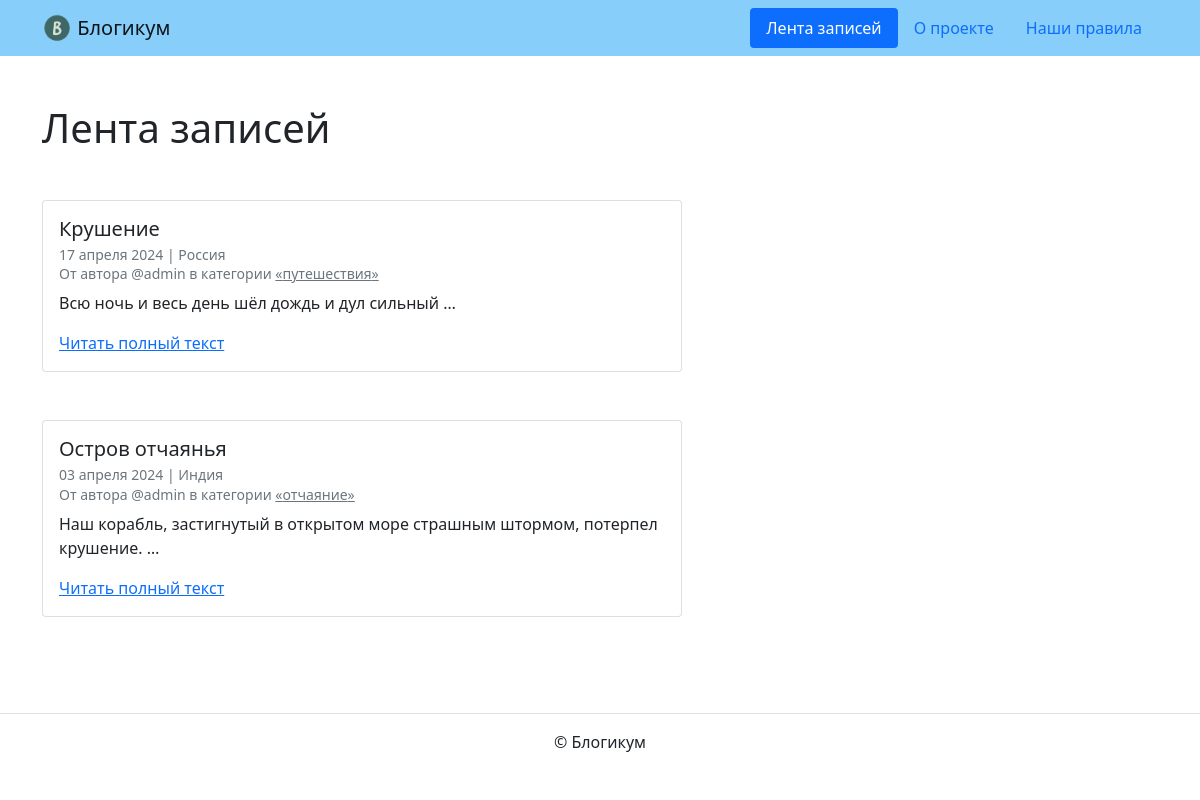
The page / on the database its author committed.
### blog/models.py (models this page shows, shortened)
class PublishedModel(models.Model):
    is_published = models.BooleanField(default=True,
                                       verbose_name='Опубликовано',
                                       help_text=(
                                           'Снимите галочку, '
                                           'чтобы скрыть публикацию.'
                                       ))
    created_at = models.DateTimeField(auto_now_add=True,
                                      verbose_name='Добавлено')
    class Meta:
        abstract = True

class Post(PublishedModel):
    title = models.CharField(max_length=MAX_TITLE_LENGTH,
                             verbose_name='Заголовок')
    text = models.TextField(verbose_name='Текст')
    pub_date = models.DateTimeField(verbose_name='Дата и время публикации',
                                    help_text=(
                                        'Если установить дату и время '
                                        'в будущем — можно делать '
                                        'отложенные публикации.'
                                    ))
    author = models.ForeignKey(User,
                               on_delete=models.CASCADE,
                               verbose_name='Автор публикации')
    location = models.ForeignKey(Location,
                                 on_delete=models.SET_NULL,
                                 null=True,
                                 verbose_name='Местоположение')
    category = models.ForeignKey(Category,
                                 on_delete=models.SET_NULL,
                                 null=True,
                                 verbose_name='Категория')
    class Meta:
        verbose_name = 'публикация'
        verbose_name_plural = 'Публикации'

class Location(PublishedModel):
    name = models.CharField(max_length=MAX_TITLE_LENGTH,
                            verbose_name='Название места')
    class Meta:
        verbose_name = 'местоположение'
        verbose_name_plural = 'Местоположения'

class Category(PublishedModel):
    title = models.CharField(max_length=MAX_TITLE_LENGTH,
                             verbose_name='Заголовок')
    description = models.TextField(verbose_name='Описание')
    slug = models.SlugField(unique=True,
                            verbose_name='Идентификатор',
                            help_text=(
                                'Идентификатор страницы для URL; '
                                'разрешены символы латиницы, '
                                'цифры, дефис и подчёркивание.'
                            ))
    class Meta:
        verbose_name = 'категория'
        verbose_name_plural = 'Категории'

### blog/views.py (the view)
# urls.py: path('', views.index, name='index'),
def index(request):
    post_list = get_published_posts()[:5]
    return render(request, 'blog/index.html', {'post_list': post_list})

### blog/utils.py (called while the page is built)
def get_published_posts():
    return Post.objects.filter(
        pub_date__lte=timezone.now(),
        is_published=True,
        category__is_published=True
    ).order_by('-pub_date')

### templates/blog/index.html (shortened to what this page needs)
{% extends "base.html" %}
{% block content %}
  <h1 class="mb-5">Лента записей</h1>
  {% for post in post_list %}
    <article class="mb-5">
      {% include "includes/post_card.html" %}
    </article>
  {% endfor %}
{% endblock %}

### templates/base.html (shortened to what this page needs)
{% load static %}
<!DOCTYPE html>
<html lang="ru">
  <head>
    <link rel="stylesheet" href="{% static 'css/bootstrap.min.css' %}">
  </head>
  <body>
    {% include "includes/header.html" %}
    <main>
      <div class="container py-5">
      {% block content %}{% endblock %}
      </div>
    </main>
    {% include "includes/footer.html" %}
  </body>
</html>

### templates/includes/header.html
{% load static %}
<header>
  <nav class="navbar navbar-light" style="background-color: lightskyblue">
    <div class="container">
      <a class="navbar-brand" href="{% url 'blog:index' %}">
        <img src="{% static 'img/logo.png' %}" width="30" height="30" class="d-inline-block align-top" alt="">
        Блогикум
      </a>
      {% with request.resolver_match.view_name as view_name %}
        <ul class="nav  nav-pills">
          <li class="nav-item">
            <a class="nav-link {% if view_name == 'blog:index' %} active {% endif %}" href="{% url 'blog:index' %}">
              Лента записей
            </a>
          </li>
          <li class="nav-item">
            <a class="nav-link {% if view_name == 'pages:about' %} active {% endif %}" href="{% url 'pages:about' %}">
              О проекте
            </a>
          </li>
          <li class="nav-item">
            <a class="nav-link {% if view_name == 'pages:rules' %} active {% endif %}" href="{% url 'pages:rules' %}">
              Наши правила
            </a>
          </li>
        </ul>
      {% endwith %}
    </div>
  </nav>
</header>

### templates/includes/post_card.html
<div class="card" style="width: 40rem;">
  <div class="card-body">
    <h5 class="card-title">{{ post.title }}</h5>
    <h6 class="card-subtitle mb-2 text-muted">
      <small>
        {{ post.pub_date|date:"d E Y" }} | {% if post.location and post.location.is_published %}{{ post.location.name }}{% else %}Планета Земля{% endif %}<br>
        От автора @{{ post.author.username }} в категории {% include "includes/category_link.html" %}
      </small>
    </h6>
    <p class="card-text">{{ post.text|truncatewords:10 }}</p>
    <a href="{% url 'blog:post_detail' post.id %}" class="card-link">Читать полный текст</a>
  </div>
</div>

### templates/includes/category_link.html
<a class="text-muted" href="{% url 'blog:category_posts' post.category.slug %}">
  «{{ post.category.title }}»
</a>

### templates/includes/footer.html
<footer class="border-top text-center py-3">
  <p>© Блогикум</p>
</footer>

### rows shown on the page
Post: title "Крушение", pub_date "17 апреля 2024", location.name "Россия", author.username "admin", category "путешествия", text "Всю ночь и весь день шёл дождь и дул сильный …"
Post: title "Остров отчаянья", pub_date "03 апреля 2024", location.name "Индия", author.username "admin", category "отчаяние", text "Наш корабль, застигнутый в открытом море страшным штормом, потерпел крушение. …"
